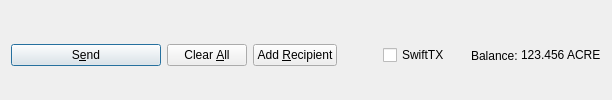
         <widget class="QFrame" name="frame_Send">
          <layout class="QHBoxLayout" name="horizontalLayout">
           <property name="bottomMargin">
            <number>0</number>
           </property>
           <item>
            <widget class="QPushButton" name="sendButton">
             <property name="minimumSize">
              <size>
               <width>150</width>
               <height>0</height>
              </size>
             </property>
             <property name="toolTip">
              <string>Confirm the send action</string>
             </property>
             <property name="text">
              <string>S&amp;end</string>
             </property>
             <property name="icon">
              <iconset resource="../acre.qrc">
               <normaloff>:/icons/send</normaloff>:/icons/send</iconset>
             </property>
             <property name="autoDefault">
              <bool>false</bool>
             </property>
             <property name="default">
              <bool>true</bool>
             </property>
            </widget>
           </item>
           <item>
            <widget class="QPushButton" name="clearButton">
             <property name="sizePolicy">
              <sizepolicy hsizetype="Minimum" vsizetype="Fixed">
               <horstretch>0</horstretch>
               <verstretch>0</verstretch>
              </sizepolicy>
             </property>
             <property name="toolTip">
              <string>Clear all fields of the form.</string>
             </property>
             <property name="text">
              <string>Clear &amp;All</string>
             </property>
             <property name="icon">
              <iconset resource="../acre.qrc">
               <normaloff>:/icons/remove</normaloff>:/icons/remove</iconset>
             </property>
             <property name="autoDefault">
              <bool>false</bool>
             </property>
            </widget>
           </item>
           <item>
            <widget class="QPushButton" name="addButton">
             <property name="toolTip">
              <string>Send to multiple recipients at once</string>
             </property>
             <property name="text">
              <string>Add &amp;Recipient</string>
             </property>
             <property name="icon">
              <iconset resource="../acre.qrc">
               <normaloff>:/icons/add</normaloff>:/icons/add</iconset>
             </property>
             <property name="autoDefault">
              <bool>false</bool>
             </property>
            </widget>
           </item>
           <item>
            <spacer name="horizontalSpacer">
             <property name="orientation">
              <enum>Qt::Horizontal</enum>
             </property>
             <property name="sizeHint" stdset="0">
              <size>
               <width>40</width>
               <height>20</height>
              </size>
             </property>
            </spacer>
           </item>
           <item>
            <layout class="QHBoxLayout" name="horizontalLayout_2">
             <property name="spacing">
              <number>3</number>
             </property>
             <item>
              <widget class="QCheckBox" name="checkSwiftTX">
               <property name="enabled">
                <bool>true</bool>
               </property>
               <property name="minimumSize">
                <size>
                 <width>85</width>
                 <height>0</height>
                </size>
               </property>
               <property name="text">
                <string>SwiftTX</string>
               </property>
              </widget>
             </item>
             <item>
              <widget class="QLabel" name="label">
               <property name="text">
                <string>Balance:</string>
               </property>
              </widget>
             </item>
             <item>
              <widget class="QLabel" name="labelBalance">
               <property name="sizePolicy">
                <sizepolicy hsizetype="Preferred" vsizetype="Fixed">
                 <horstretch>0</horstretch>
                 <verstretch>0</verstretch>
                </sizepolicy>
               </property>
               <property name="cursor">
                <cursorShape>IBeamCursor</cursorShape>
               </property>
               <property name="text">
                <string notr="true">123.456 ACRE</string>
               </property>
               <property name="textInteractionFlags">
                <set>Qt::LinksAccessibleByMouse|Qt::TextSelectableByKeyboard|Qt::TextSelectableByMouse</set>
               </property>
              </widget>
             </item>
            </layout>
           </item>
          </layout>
         </widget>
